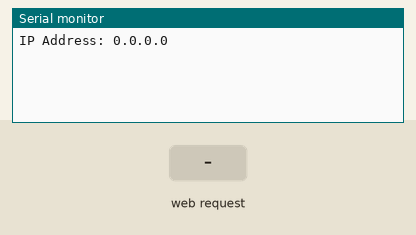
A sketch run on a simulated ESP8266 (NodeMCU). Parts: the last lines printed to the serial monitor. The test bench sets the inputs (shaded band).

Above: at 1.2 s.
1.3 s: HTTP request GET /update received
At 2.5 s:
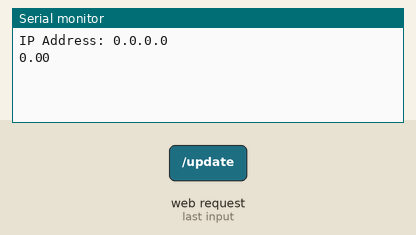
2.8 s: HTTP request GET /update?value=1 received
At 3.7 s:
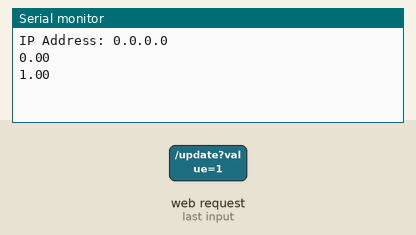

The sketch:

server.ino
```cpp
// (licence header left out)
// Setup the server to receive data over WiFi
#include <ESP8266WiFi.h>
#include <ESP8266WebServer.h>

// Configuration parameters for Access Point
char * ssid_ap = "ANY_SSID";
char * password_ap = "ANY_PASSWORD";
IPAddress ip(192,168,11,4); // arbitrary IP address (doesn't conflict w/ local network)
IPAddress gateway(192,168,11,1);
IPAddress subnet(255,255,255,0);

// Set up the server object
ESP8266WebServer server;

// Keep track of the sensor data that's going to be sent by the client
float sensor_value = 0.0;

void setup() {
  WiFi.mode(WIFI_AP);
  WiFi.softAPConfig(ip,gateway,subnet);
  WiFi.softAP(ssid_ap,password_ap);
  // Print IP Address as a sanity check
  Serial.begin(115200);
  Serial.println();
  Serial.print("IP Address: "); Serial.println(WiFi.localIP());
  // Configure the server's routes
  server.on("/",handleIndex); // use the top root path to report the last sensor value
  server.on("/update",handleUpdate); // use this route to update the sensor value
  server.begin();
}

void loop() {
  // put your main code here, to run repeatedly:
  server.handleClient();
}

void handleIndex() {
  server.send(200,"text/plain",String(sensor_value)); // we'll need to refresh the page for getting the latest value
}

void handleUpdate() {
  // The value will be passed as a URL argument
  sensor_value = server.arg("value").toFloat();
  Serial.println(sensor_value);
  server.send(200,"text/plain","Updated");
}
```

Measured:
- after the input at 1.3 s, the serial monitor: prints a new line at once (image 1)
- after the input at 2.8 s, the serial monitor: prints a new line at once (image 2)
